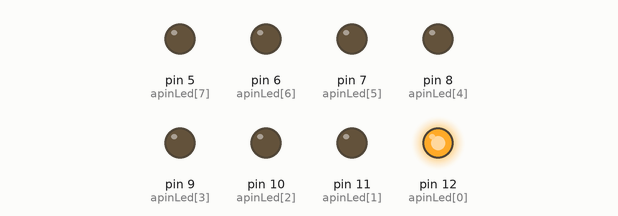
Simulated run of this sketch. Board: Arduino Uno, built with avr-gcc and run on an emulated ATmega328P. Shown: output pins drawn as LEDs (lit = HIGH).

Above: at 0.05 s.
At 0.65 s:
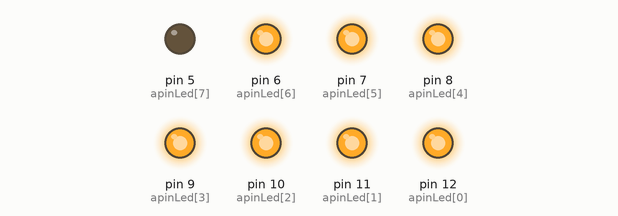
At 1.2 s:
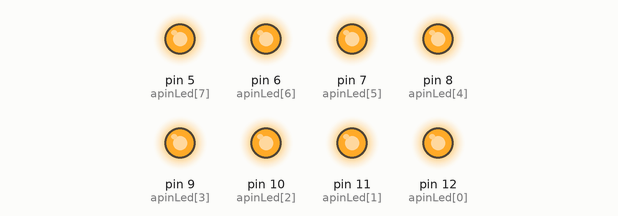
At 2.45 s:
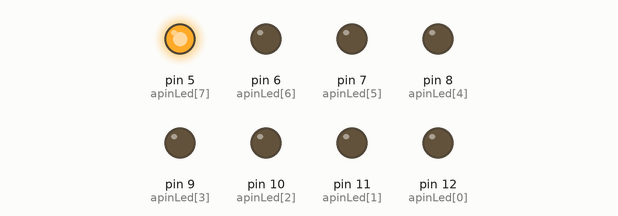
At 3.85 s:
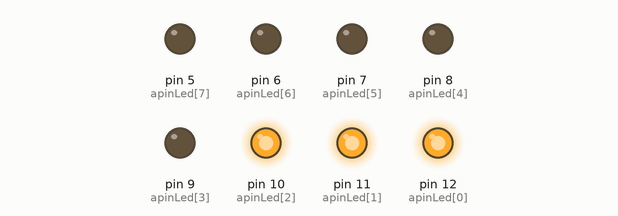
At 6.6 s:
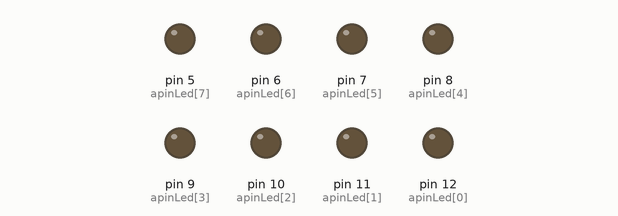
Timing chart, 0 to 8.3 s (numbered marks = the images above):
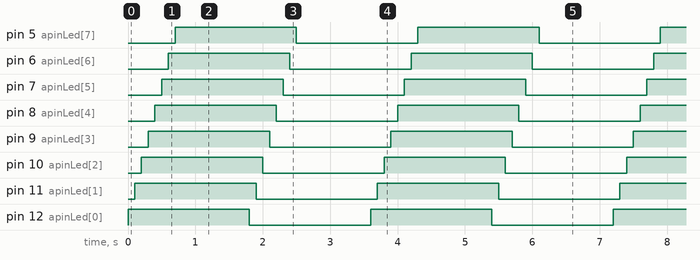

Measured:
- by itself, pin 5 (apinLed[7]), pin 6 (apinLed[6]), pin 7 (apinLed[5]), pin 8 (apinLed[4]), pin 9 (apinLed[3]), pin 10 (apinLed[2]), pin 11 (apinLed[1]), pin 12 (apinLed[0]): alternates HIGH for 1.8 s and LOW for 1.8 s
- by itself, everything shown: repeats every 3.6 s, in 16 steps

The sketch:

02_LED_array.ino
```cpp
int apinLed[8] = {12, 11, 10, 9, 8, 7, 6, 5};

void setup() {
  // put your setup code here, to run once:
  for(int i=0; i<8; i++)
  {
    pinMode(apinLed[i], OUTPUT);
  }
}

void loop() {
  // put your main code here, to run repeatedly:
  for(int i=0; i<8; i++)
  {
    digitalWrite(apinLed[i], HIGH);
    delay(100);
  }
  delay(1000);
  for(int i=0; i<8; i++)
  {
    digitalWrite(apinLed[i], LOW);
    delay(100);
  }
  delay(1000);
}
```
